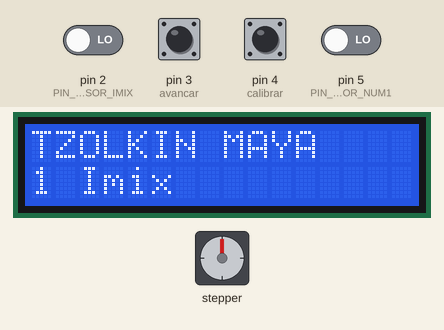
This sketch was run on a simulated Arduino Uno, built with avr-gcc and run on an emulated ATmega328P. On the bench: 16×2 character LCD, stepper motor. The test bench sets the inputs (shaded band); at power-on: pin 3 (avancar), pin 4 (calibrar) HIGH, pin 2 (PIN_SENSOR_IMIX), pin 5 (PIN_SENSOR_NUM1) LOW. Stepper angles assume 2048 steps per turn.

Above: at 2.8 s.
2.9 s: pin 3 (avancar) pulled LOW for 3.2 s
At 7.1 s:
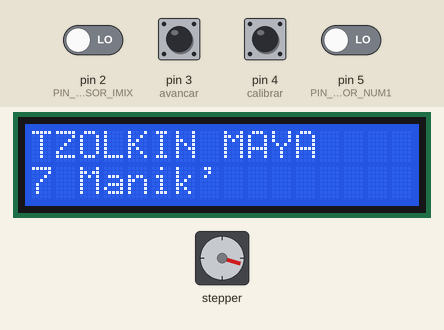
7.6 s: pin 3 (avancar) pulled LOW for 0.15 s
At 8.2 s:
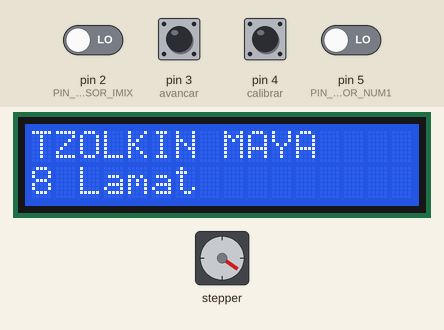
9.3 s: pin 3 (avancar) pulled LOW for 1 s
At 11.4 s:
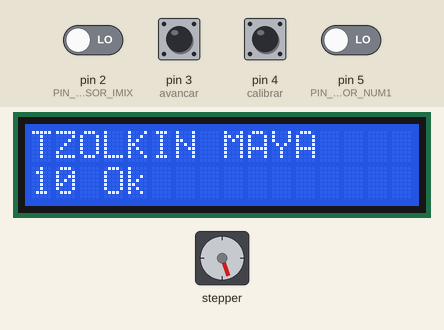
11.8 s: pin 3 (avancar) pulled LOW for 0.15 s
At 12.8 s:
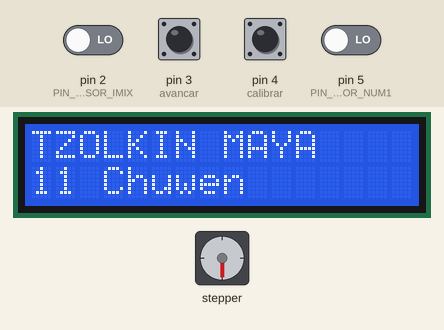
13.5 s: pin 3 (avancar) pulled LOW for 3.2 s
At 17.3 s:
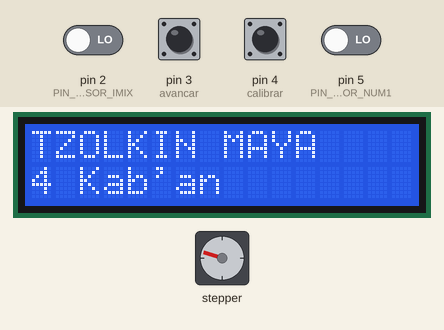
18.2 s: pin 3 (avancar) pulled LOW for 0.15 s
At 18.8 s:
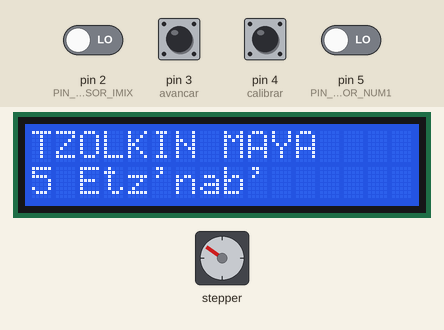
Timing chart, 0 to 20.9 s (numbered marks = the images above; inputs shaded):
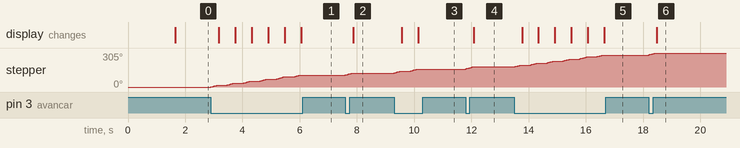

The sketch:

externo.ino
```cpp
//bibliotecas-----------------------------------------------------------

#include <Wire.h>
#include <LiquidCrystal_I2C.h>
#include <Stepper.h>

//variables-------------------------------------------------------------

// Pinagem dos sensores Infravermelhos (Saida Digital)
const int PIN_SENSOR_IMIX = 2; // Sensor da engranagem de 20 dentes
const int PIN_SENSOR_NUM1 = 5; // Sensor da engranagem de 13 dentes

// Botões de controle
const int avancar = 3;
const int calibrar = 4;

// Nomes dos 20 días do Tzolkin Maya
const char* nombresMaya[20] = {
  "Imix", "Ik'", "Ak'b'al", "K'an", "Chikchan", "Cimi", "Manik'", "Lamat", "Muluk", "Ok", "Chuwen", "Eb'", "B'en", "Ix", "Men", "K'ib'", "Kab'an", "Etz'nab'", "Kawak", "Ajaw"};

//variáveis de calculo dos dias
int numeroTzolkin = 1;     // Cuenta de 1 a 13
int indexNombreMaya = 0;   // Índice de 0 a 19 (0 = Imix)
long pasosAcumuladosUltimoDia = 0;

//configuração dos instrumentos----------------------------------------------------------

//configuração e declaração do Stepper
const int passoXvolta = 2048;
Stepper motorTzolkin(passoXvolta, 8, 10, 9, 11);

//definição do LCD
LiquidCrystal_I2C lcd(0x27, 16, 2);

//setup----------------------------------------------------------------------------------

void setup() {
  //definição da pinagem
  pinMode(PIN_SENSOR_IMIX, INPUT);
  pinMode(PIN_SENSOR_NUM1, INPUT);
  pinMode(avancar, INPUT_PULLUP);
  pinMode(calibrar, INPUT_PULLUP);

  //velocidade do stepper
  motorTzolkin.setSpeed(12);

  //start do LCD
  lcd.init();
  lcd.backlight();

  //Calibração completa para "1 Imix"
  calibrarPosicionInicial();
}

//programa principal---------------------------------------------------------------------

void loop() {
  //Avançar 1 dia
  if (digitalRead(avancar) == LOW) {
    incrementarTzolkin();
    moverMotorUnDiente();
    mostrardata();
    apagarBobinasMotor();
    delay(300); //Debounce
  }

  //Recalibrar para 1 imix
  if (digitalRead(calibrar) == LOW) {
    calibrarPosicionInicial();
    delay(300);
  }
}

//funções---------------------------------------------------------------------------------

void calibrarPosicionInicial() {
  lcd.clear();
  lcd.setCursor(0, 0);
  lcd.print("TZOLKIN MAYA");
  lcd.setCursor(0, 1);
  lcd.print("Buscando 1 Imix");

  // O motor gira ate que AMBOS sensores detectem os dois referenciais 1 e imix
  // (sensor == LOW ao detectar 1 e imix)
  while (digitalRead(PIN_SENSOR_IMIX) == HIGH || digitalRead(PIN_SENSOR_NUM1) == HIGH) {
    motorTzolkin.step(2); // Avanza en pasos cortos para no pasarse de largo
    delay(2);
  }

  // ao achar 1 e imix, zeramos os dias no codigo
  indexNombreMaya = 0; // 0 = Imix
  numeroTzolkin = 1;   // 1
  pasosAcumuladosUltimoDia = 0;

  //para o motor
  apagarBobinasMotor();

  // reset LCD e data 1
  lcd.clear();
  lcd.setCursor(0, 0);
  lcd.print(" SINCRO COMPLETA");
  lcd.setCursor(0, 1);
  lcd.print(" FECHA: 1 IMIX  ");
  delay(1500);

  //mostrar data
  mostrardata();
}

void moverMotorUnDiente() {
  // Calcula os passos correspondentes a 1 dente (18 graus na engranagem de 20)
  long passodia = ((long)indexNombreMaya * passoXvolta) / 20;

  if (indexNombreMaya == 0) {
    passodia = passoXvolta;
  }

  long passosandar = passodia - pasosAcumuladosUltimoDia;
  motorTzolkin.step(passosandar);

  pasosAcumuladosUltimoDia = passodia;
  if (indexNombreMaya == 0) {
    pasosAcumuladosUltimoDia = 0;
  }
}

void incrementarTzolkin() {
  // Avance del ciclo numérico (1 a 13)
  numeroTzolkin++;
  if (numeroTzolkin > 13) {
    numeroTzolkin = 1;
  }

  // Avance del ciclo de nombres (0 a 19)
  indexNombreMaya++;
  if (indexNombreMaya >= 20) {
    indexNombreMaya = 0;
  }
}

void mostrardata() {
  lcd.clear();
  lcd.setCursor(0, 0);
  lcd.print("TZOLKIN MAYA");

  lcd.setCursor(0, 1);
  lcd.print(numeroTzolkin);
  lcd.print(" ");
  lcd.print(nombresMaya[indexNombreMaya]);
}

void apagarBobinasMotor() {
  digitalWrite(8, LOW);
  digitalWrite(9, LOW);
  digitalWrite(10, LOW);
  digitalWrite(11, LOW);
}
```

Measured:
- after the input at 2.9 s, stepper: turns 107° clockwise in 3.1 s, starting at once; the display: first changes after 0.27 s (image 1 shows a later state)
- after the input at 7.6 s, stepper: turns 18° clockwise in 0.24 s, starting at once; the display: changes after 0.27 s (image 2)
- after the input at 9.3 s, stepper: turns 36° clockwise in 0.81 s, starting at once; the display: first changes after 0.28 s (image 3 shows a later state)
- after the input at 11.8 s, stepper: turns 19° clockwise in 0.24 s, starting at once; the display: changes after 0.28 s (image 4)
- after the input at 13.5 s, stepper: turns 107° clockwise in 3.1 s, starting at once; the display: first changes after 0.27 s (image 5 shows a later state)
- after the input at 18.2 s, stepper: turns 18° clockwise in 0.24 s, starting at once; the display: changes after 0.28 s (image 6)
